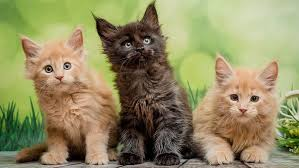
#> input picture AI_based_sol/img1.jpg, 299 x 168 px
$ python -i algorithms.py   (imports and definitions only)
#> lines starting #> are read from the running program, lines starting #| are printed output that depends on the picture; after the words box and inside, x2 and y2 are one past the last pixel; in counts of white or black regions, pixels touching at a corner belong together
import cv2
import numpy as np
class cv2algo():
    def infer(self,input_image_path):
#> called with input_image_path = '../../../AI_based_sol/img1.jpg'
        image = cv2.imread(input_image_path)
#> image is the input picture: shape (168, 299, 3); mean B, G, R 99, 140.8, 146.7
        "Convert to grayscale"
        gray = cv2.cvtColor(image, cv2.COLOR_BGR2GRAY)
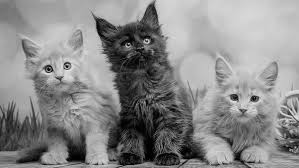
#> gray: shape (168, 299); min 0, max 239, mean 137.8
        "Apply GaussianBlur to reduce noise and improve contour detection"
        blurred = cv2.GaussianBlur(gray, (5, 5), 0)
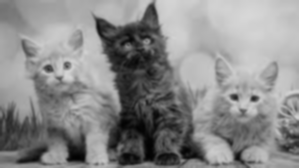
#> blurred: shape (168, 299); min 1, max 215, mean 137.8
        "Apply adaptive thresholding"
        thresholded = cv2.adaptiveThreshold(blurred, 255, cv2.ADAPTIVE_THRESH_GAUSSIAN_C,
                                            cv2.THRESH_BINARY_INV, 11, 2)
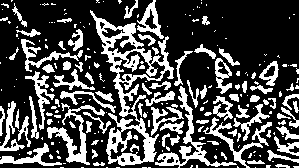
#> thresholded: shape (168, 299); 29.2% white; 230 white regions (145 under 20 px), largest, box (x1, y1, x2, y2) and area: (90, 10, 174, 166) 3298, (155, 86, 237, 168) 966, (47, 103, 105, 165) 833
        "Apply morphological operations to improve object separation"
        kernel = np.ones((3, 3), np.uint8)
        morph = cv2.morphologyEx(thresholded, cv2.MORPH_CLOSE, kernel, iterations=2)
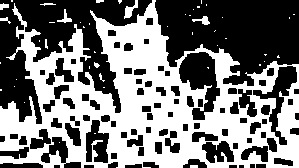
#> morph: shape (168, 299); 47.1% white; 48 white regions (37 under 20 px)
        "Find contours"
        contours, _ = cv2.findContours(morph, cv2.RETR_EXTERNAL, cv2.CHAIN_APPROX_SIMPLE)
#> contours = 45 contours, 40 with area under 20; largest, box (x1, y1, x2, y2) and area: (0, 0, 299, 168) 30940, (124, 0, 138, 19) 85, (192, 16, 210, 25) 54, (57, 9, 72, 23) 48, (0, 3, 9, 10) 30
        "Create an empty image for masks"
        masked_image = np.zeros_like(image)
        "Draw contours and count objects"
        object_count = 0
        for contour in contours:
            "Calculate the area of the contour"
            area = cv2.contourArea(contour)
            if area > 20:  # Adjust the area threshold as needed
                object_count += 1
                "Create a mask"
                mask = np.zeros(image.shape[:2], dtype="uint8")
                cv2.drawContours(mask, [contour], -1, 255, -1)
                "Apply the mask to the original image"
                single_masked = cv2.bitwise_and(image, image, mask=mask)
                "Combine the single masked image with the overall masked_image"
                masked_image = cv2.add(masked_image, single_masked)
                "Draw the contour on the original image"
                cv2.drawContours(image, [contour], -1, (0, 255, 0), 2)
#> this loop made 45 passes
#> area on passes 30, 35, 39, 41, 42: 54, 47.5, 29.5, 30940.5, 85
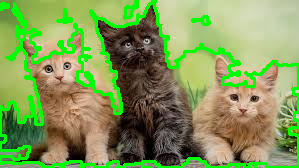
#> image: shape (168, 299, 3); 12.28% of pixels changed, all inside (x1, y1, x2, y2) = (0, 0, 299, 168)
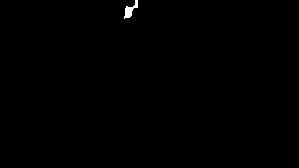
#> mask: shape (168, 299); 0.22% white; 1 white region, box (x1, y1, x2, y2) and area: (124, 0, 138, 19) 112
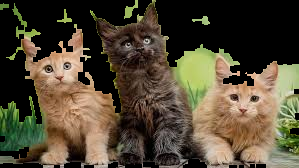
#> masked_image: shape (168, 299, 3); mean B, G, R 52.9, 72, 82.1
#> after the loop, object_count = 5
        print(f'Number of objects detected: {object_count}')
#| Number of objects detected: 5
        return object_count,image
        # [4 lines of commented-out code are left out]

>>> result = cv2algo().infer('../../../AI_based_sol/img1.jpg')
